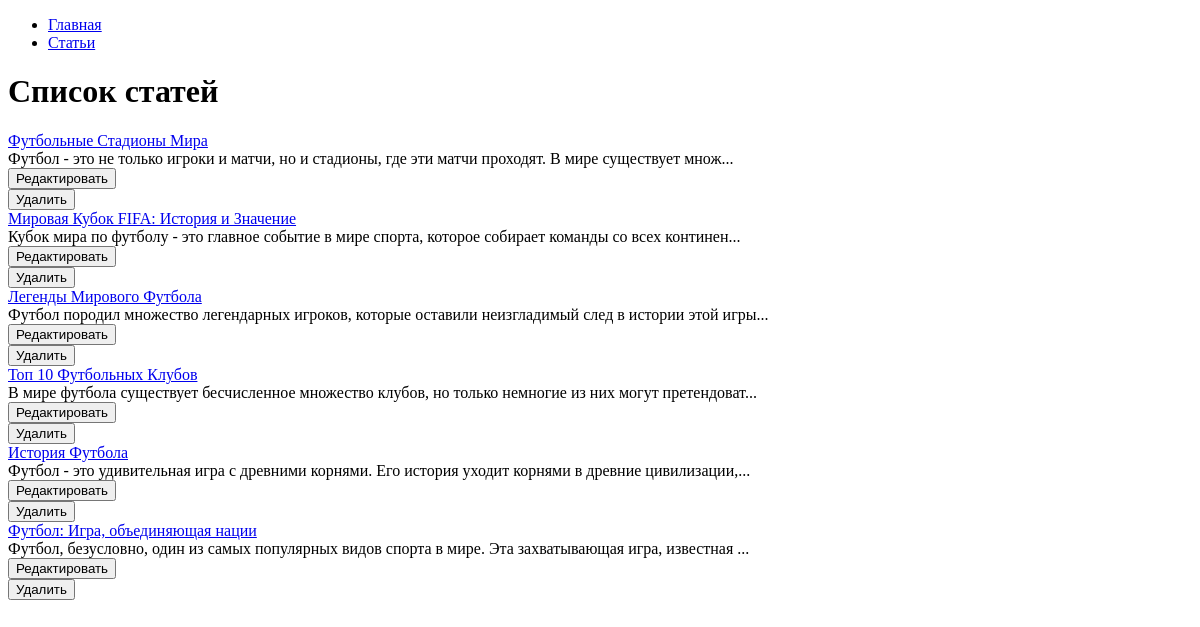
The page /articles/ on the database as committed earlier.
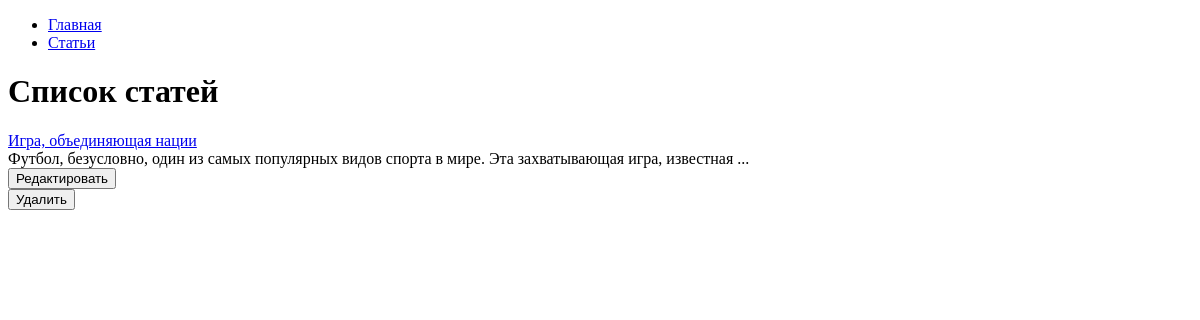
The same page on the database as committed later.
### hexlet_django_blog/article/models.py (models this page shows, shortened)
class Article(models.Model):
    name = models.CharField(max_length=200) # название статьи
    body = models.TextField() # тело статьи
    timestamp = models.DateTimeField(auto_now_add=True)

### hexlet_django_blog/article/views.py (the view)
# urls.py: path('', IndexView.as_view(), name='articles'),
class IndexView(View):
    def get(self, request, *args, **kwargs):
        articles = Article.objects.all()[:15]
        return render(request, 'articles/index.html', context={
            'articles': articles,
        })

### hexlet_django_blog/templates/articles/index.html (shortened to what this page needs)
{% extends "base.html" %}
{% block content %}
    <h1>Список статей</h1>
    {% for article in articles %}
        <a href="{% url 'article_view' id=article.id %}">{{ article.name }}</a>
        <div>{{ article.body|slice:":100" }}...</div>
        <form method="get" action="{% url 'articles_update' id=article.id %}">
            <button type="submit">Редактировать</button>
        </form>
        <form action="{% url 'articles_delete' article.id %}" method="post">
            <input type="submit" value="Удалить">
        </form>
    {% endfor %}
{% endblock %}

### hexlet_django_blog/templates/base.html (shortened to what this page needs)
<!DOCTYPE html>
<html lang="en">
<head>
</head>
<body>
<div id="sidebar">
    {% block sidebar %}
        <ul>
            <li><a href="/">Главная</a></li>
            <li><a href="/articles/">Статьи</a></li>
        </ul>
    {% endblock %}
</div>
<div id="content">
    {% block content %}{% endblock %}
</div>
</body>
</html>

Rows that differ between the two databases and show on the page:
removed Article: name "Футбольные Стадионы Мира", body "Футбол - это не только игроки и матчи, но и стадионы, где эти матчи проходят. В мире существует множ"
removed Article: name "Мировая Кубок FIFA: История и Значение", body "Кубок мира по футболу - это главное событие в мире спорта, которое собирает команды со всех континен"
removed Article: name "Легенды Мирового Футбола", body "Футбол породил множество легендарных игроков, которые оставили неизгладимый след в истории этой игры"
removed Article: name "Топ 10 Футбольных Клубов", body "В мире футбола существует бесчисленное множество клубов, но только немногие из них могут претендоват"
removed Article: name "История Футбола", body "Футбол - это удивительная игра с древними корнями. Его история уходит корнями в древние цивилизации,"
changed Article: name "Футбол: Игра, объединяющая нации" → "Игра, объединяющая нации"
